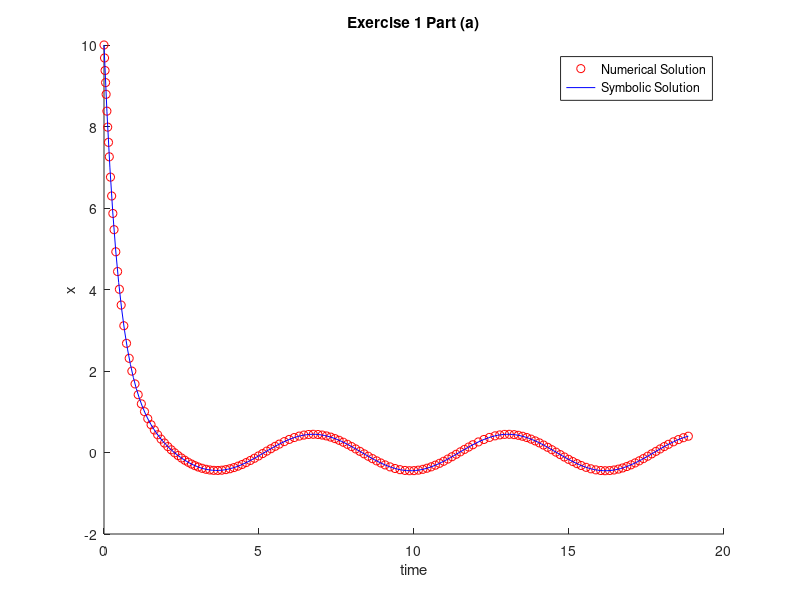
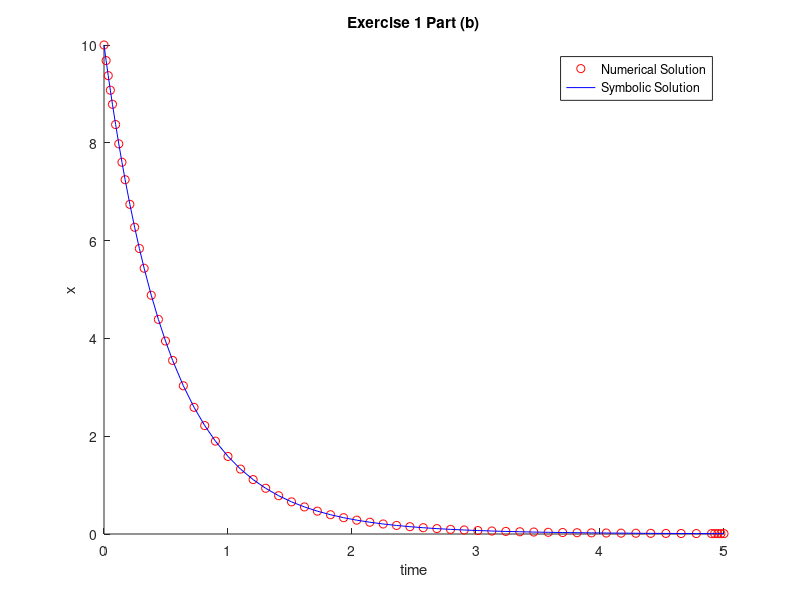
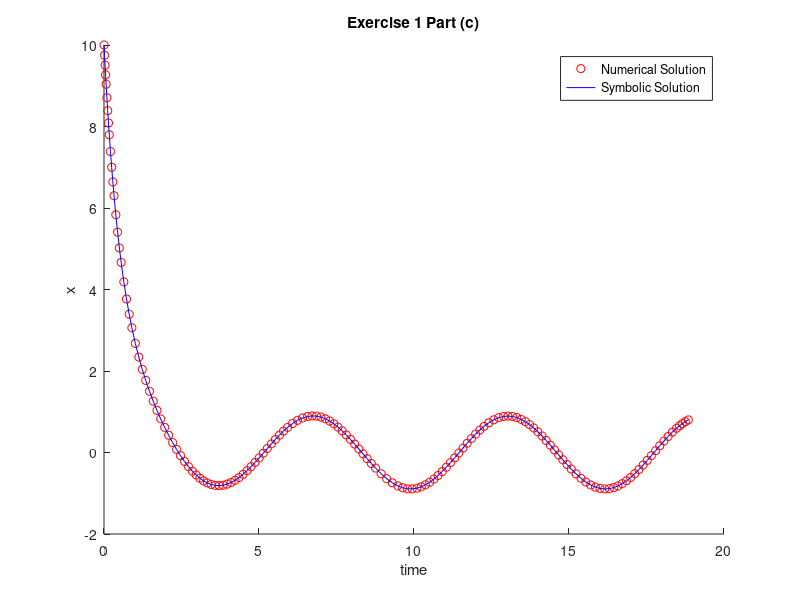
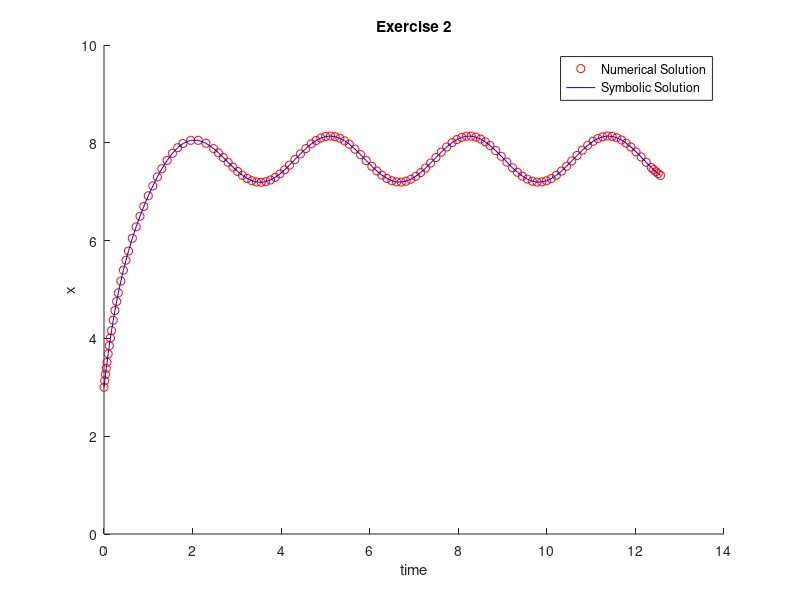

Write MATLAB code to recreate these figures, in order.
%% Exercise 1 part a
t = linspace(0,6*pi,200);
dxdt = @(t,x) cos(t) - 2*x;
x0 = 10;
T = 6*pi;
[tt,x] = ode45(dxdt,[0 T],x0);
x1 = (48/5)*exp(-2*t) + (2/5)*cos(t) + (1/5)*sin(t);

figure
hold on
plot(tt,x,'ro');
plot(t,x1,'b-');
xlabel('time');
ylabel('x');
legend('Numerical Solution','Symbolic Solution');
title('Exercise 1 Part (a)');
%% Exercise 1 part b
t = linspace(0,5,200);
dxdt = @(t,x) exp(-t) - 2*x;
x0 = 10;
T = 5;
[t,x] = ode45(dxdt,[0 T],x0);
x1 = 9*exp(-2*t) + exp(-t);

figure
hold on
plot(t,x,'ro');
plot(t,x1,'b-');
xlabel('time');
ylabel('x');
legend('Numerical Solution','Symbolic Solution');
title('Exercise 1 Part (b)');
%% Exercise 1 part c
t = linspace(0,6*pi,200);
dxdt = @(t,x) 2*cos(t) + 3*exp(-t) - 2*x;
x0 = 10;
T = 6*pi;
[t,x] = ode45(dxdt,[0 T],x0);
x1 = (31/5)*exp(-2*t) + 3*exp(-t) + (4/5)*cos(t) + (2/5)*sin(t);

figure
hold on
plot(t,x,'ro');
plot(t,x1,'b-');
xlabel('time');
ylabel('x');
legend('Numerical Solution','Symbolic Solution');
title('Exercise 1 Part (c)');
%% Exercise 2
w = 2;
m = 1.5;
r = 3;
A = 4;
t = linspace(0,4*pi,200);
T = 4*pi;
x10 = 3;
x20 = 8;
f = @(t,x) [x(2); (A*sin(w*t) - r*x(2))/m];
[t,x] = ode45(f,[0 T],[x10;x20]);
C = (x20 + (A*m*w)/(((m^2)*(w^2)) + (r^2)));
D = x10 + (m/r)*C + (A*r)/(((m^2)*(w^3)) + ((r^2)*(w)));
x1 = D + (-m/r)*C*exp((-r/m)*t) - (A*r*cos(w*t))/(((m^2)*(w^3)) + ((r^2)*(w))) - (A*m*sin(w*t))/(((m^2)*(w^2)) + (r^2));


figure
hold on
plot(t,x(:,1),'ro');
plot(t,x1,'b');
xlabel('time');
ylabel('x');
legend('Numerical Solution','Symbolic Solution');
title('Exercise 2');
ylim([0 10]);

%% Exercise 3

A = [1 2;2 4];
b = [3;6];